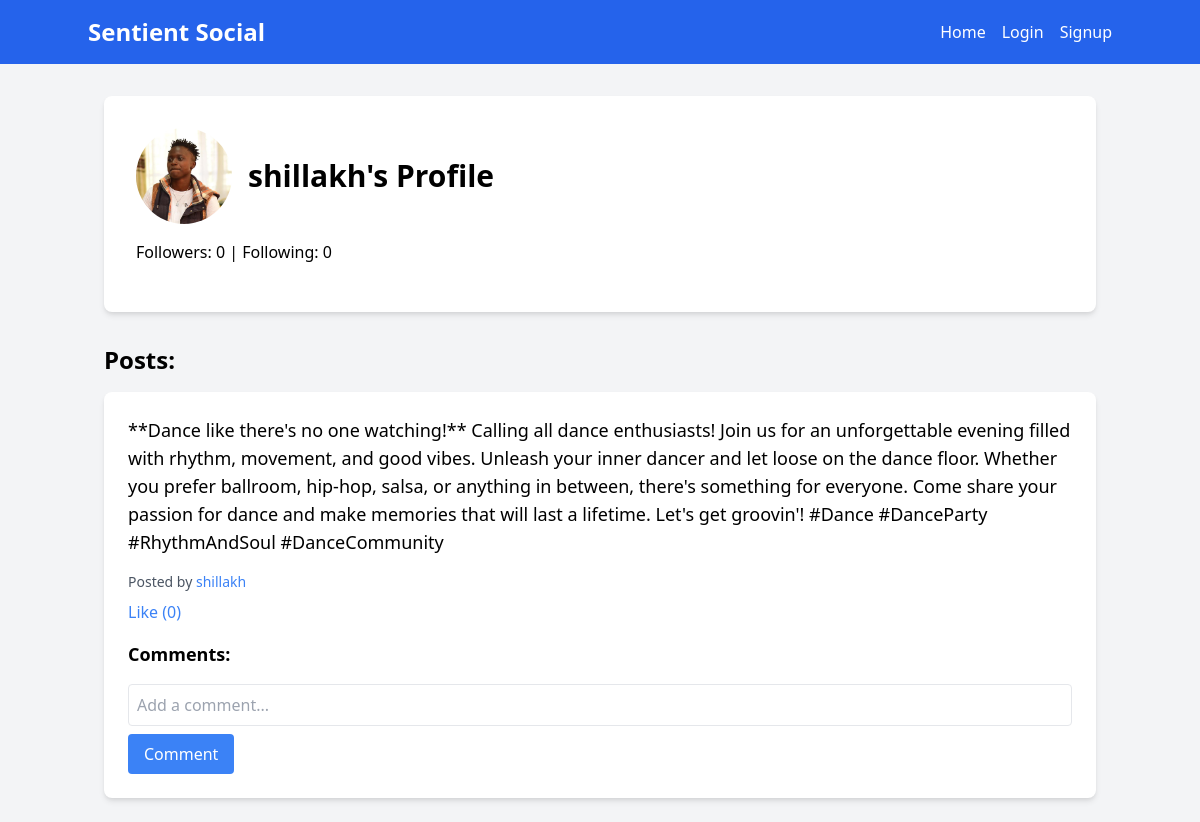
Screenshot of /profile/shillakh with the database file from the repository.
### app.py (models this page shows, shortened)
class User(db.Model):
    id = db.Column(db.Integer, primary_key=True)
    username = db.Column(db.String(80), unique=True, nullable=False)
    password = db.Column(db.String(120), nullable=False)
    posts = db.relationship('Post', backref='author', lazy='dynamic')
    profile_picture = db.Column(db.String(255), default='default_profile.jpg')
    followed = db.relationship(
        'User', secondary=followers,
        primaryjoin=(followers.c.follower_id == id),
        secondaryjoin=(followers.c.followed_id == id),
        backref=db.backref('followers', lazy='dynamic'), lazy='dynamic')

class Post(db.Model):
    id = db.Column(db.Integer, primary_key=True)
    content = db.Column(db.String(500), nullable=False)
    user_id = db.Column(db.Integer, db.ForeignKey('user.id'), nullable=False)
    media_url = db.Column(db.String(255))
    media_type = db.Column(db.String(10))
    timestamp = db.Column(db.DateTime, default=datetime.utcnow, index=True)
    likes = db.relationship('Like', backref='post', cascade='all, delete-orphan')
    comments = db.relationship('Comment', backref='post', cascade='all, delete-orphan')

### app.py (the view)
@app.route('/profile/<username>')
def profile(username):
    user = User.query.filter_by(username=username).first_or_404()
    posts = user.posts.order_by(Post.timestamp.desc()).all()
    post_count = user.posts.count()
    return render_template('profile.html', user=user, posts=posts, post_count=post_count)

### app.py (called while the page is built)
@app.before_request
def load_user():
    g.user = None
    if 'user_id' in session:
        g.user = User.query.get(session['user_id'])

@app.context_processor
def inject_user():
    return dict(current_user=g.user)

### templates/profile.html (shortened to what this page needs)
{% extends "base.html" %}
{% block content %}
    <div class="bg-white p-8 rounded-lg shadow-md mb-8">
        <div class="flex items-center mb-4">
            <img src="{{ url_for('uploaded_file', filename=user.profile_picture) }}" alt="{{ user.username }}'s profile picture" class="w-24 h-24 rounded-full object-cover mr-4">
            <div>
                <h1 class="text-3xl font-bold">{{ user.username }}'s Profile</h1>
            </div>
        </div>
        <p class="mb-4">Followers: {{ user.followers.count() }} | Following: {{ user.followed.count() }}</p>
    </div>
    <h2 class="text-2xl font-bold mb-4">Posts:</h2>
    {% for post in posts %}
        <div class="bg-white p-6 rounded-lg shadow-md mb-6">
            <p class="text-lg mb-4">{{ post.content }}</p>
            <p class="text-sm text-gray-600 mb-2">Posted by <a href="{{ url_for('profile', username=post.author.username) }}" class="text-blue-500 hover:underline">{{ post.author.username }}</a></p>
            <form action="{{ url_for('like_post', post_id=post.id) }}" method="post" class="inline">
                <button type="submit" class="text-blue-500 hover:underline">Like ({{ post.likes|length }})</button>
            </form>
            <h3 class="text-lg font-semibold mt-4 mb-2">Comments:</h3>
            <form action="{{ url_for('comment_post', post_id=post.id) }}" method="post" class="mt-4">
                <input type="text" name="content" class="w-full p-2 border rounded" placeholder="Add a comment...">
                <button type="submit" class="mt-2 bg-blue-500 text-white px-4 py-2 rounded hover:bg-blue-600">Comment</button>
            </form>
        </div>
    {% endfor %}
{% endblock %}

### templates/base.html (shortened to what this page needs)
<!DOCTYPE html>
<html lang="en">
<head>
    <link href="https://cdn.jsdelivr.net/npm/tailwindcss@2.2.19/dist/tailwind.min.css" rel="stylesheet">
</head>
<body class="bg-gray-100">
    <nav class="bg-blue-600 p-4">
        <div class="container mx-auto flex justify-between items-center">
            <a href="{{ url_for('index') }}" class="text-white text-2xl font-bold">Sentient Social</a>
            <ul class="flex space-x-4">
                <li><a href="{{ url_for('index') }}" class="text-white hover:text-blue-200">Home</a></li>
                {% if current_user %}
                    <li><a href="{{ url_for('profile', username=current_user.username) }}" class="text-white hover:text-blue-200">Profile</a></li>
                    <li><a href="{{ url_for('logout') }}" class="text-white hover:text-blue-200">Logout</a></li>
                {% else %}
                    <li><a href="{{ url_for('login') }}" class="text-white hover:text-blue-200">Login</a></li>
                    <li><a href="{{ url_for('signup') }}" class="text-white hover:text-blue-200">Signup</a></li>
                {% endif %}
            </ul>
        </div>
    </nav>
    <div class="container mx-auto mt-8 px-4">
        {% block content %}{% endblock %}
    </div>
</body>
</html>

### rows the page displays
User: profile_picture (picture), username "shillakh"
Post: content "**Dance like there's no one watching!** Calling all dance enthusiasts! Join us for an unforgettable evening filled with rhythm, movement, and good vibes. Unleash your inner dancer and let loose on the dance floor. Whether you prefer ballroom, hip-hop, salsa, or anything in between, there's something for everyone. Come share your passion for dance and make memories that will last a lifetime. Let's get groovin'! #Dance #DanceParty #RhythmAndSoul #DanceCommunity", author.username "shillakh", likes|length "0"

### other values shown
{{ user.followers.count() }} "0"
{{ user.followed.count() }} "0"
